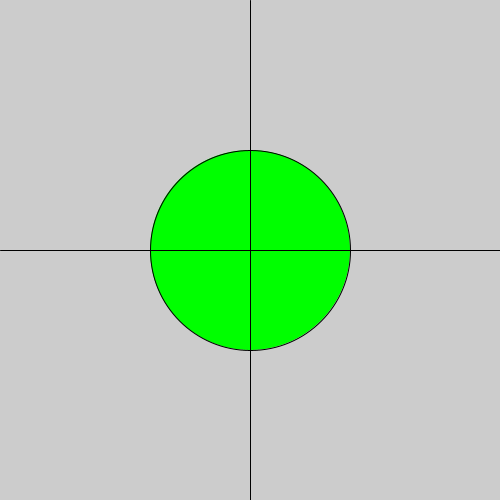
Frame 1 (no input)
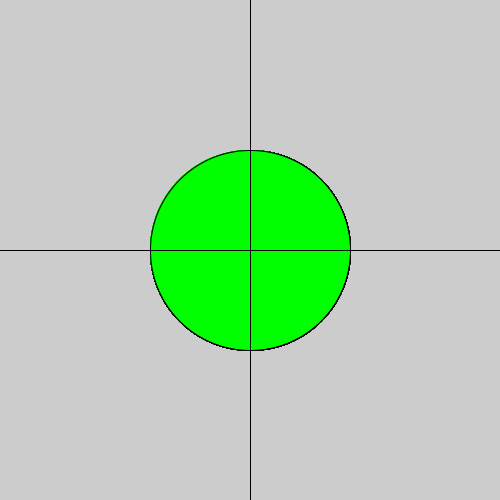
Frame 60 (the mouse pressed at the canvas centre just before this capture)
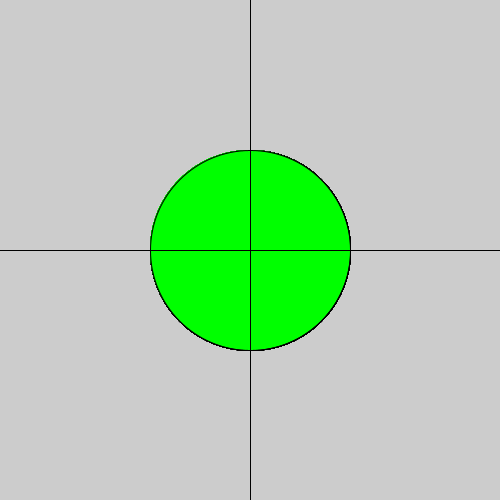
Frame 120 (the mouse held since frame 60 and released just before this capture)

The Processing sketch that drew these frames (run headless with seeded random() and noise(); from frame 60 on, the mouse is pressed at the canvas centre):

// Processing sketch: D02_base
// ── D02_base.pde
void setup() {
  size(500, 500);
  rectMode(CENTER);
}

void draw() {
  if (mousePressed && mouseX > width/2) {
    fill(255, 0, 0); //rojo
  } else {
    fill(0, 255, 0); //verde
  }

  ellipse(width/2, height/2, 200, 200);
  line(width/2, 0, width/2, height);
  line(0,height/2, width, height/2);
}
